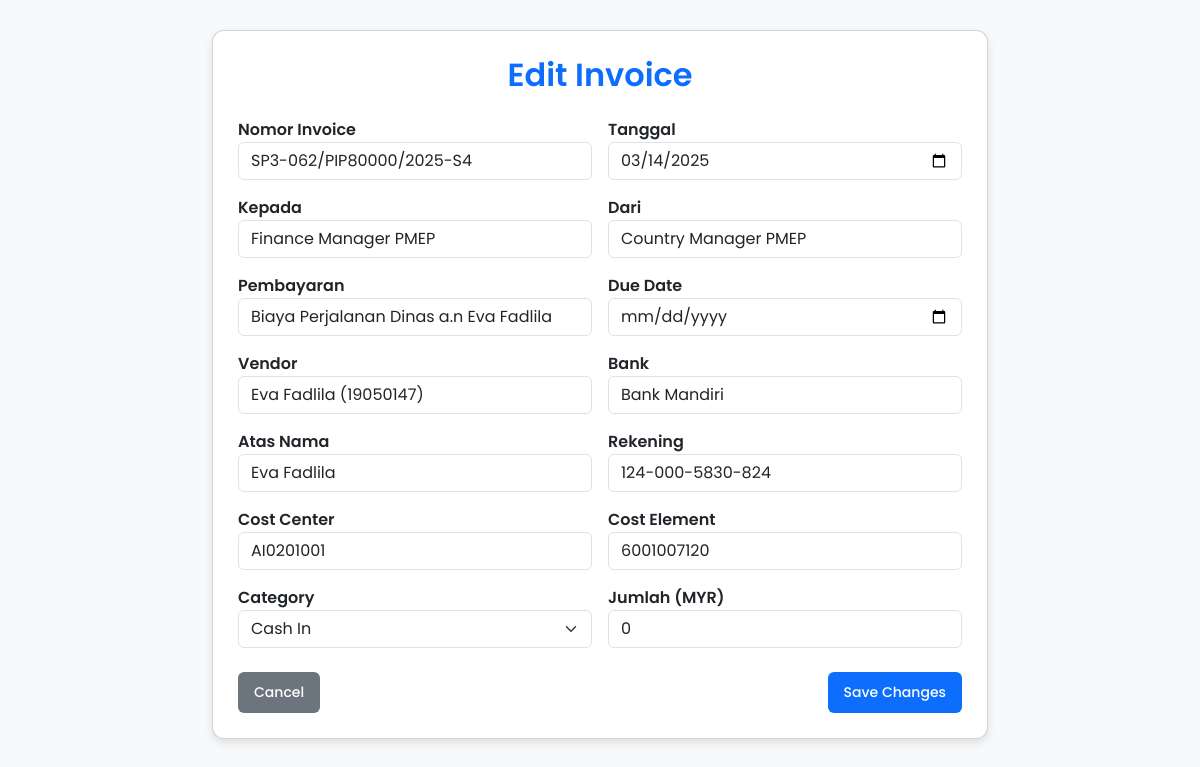
Page /edit/8 on the committed database.
### tables this page shows
CREATE TABLE invoices (
                        id INTEGER PRIMARY KEY AUTOINCREMENT,
                        nomor TEXT,
                        tanggal DATE,
                        kepada TEXT,
                        dari TEXT,
                        pembayaran TEXT,
                        jumlah DECIMAL(10,2),
                        due_date DATE,
                        vendor TEXT,
                        bank TEXT,
                        atas_nama TEXT,
                        rekening TEXT,
                        cost_center TEXT,
                        cost_element TEXT,
                        file_name TEXT
                    );

### app.py (the view, shortened to what this page needs)
@app.route("/edit/<int:invoice_id>", methods=["GET", "POST"])
def edit_invoice(invoice_id):
    conn = get_db_connection()
    cursor = conn.cursor()
    cursor.execute("SELECT * FROM invoices WHERE id=?", (invoice_id,))
    invoice = cursor.fetchone()
    if not invoice:
        flash("Invoice not found!", "error")
        return redirect(url_for("cash_out"))
    conn.close()
    return render_template("edit.html", invoice=invoice)

### app.py (called while the page is built)
def get_db_connection():
    conn = sqlite3.connect(DATABASE)
    conn.row_factory = sqlite3.Row
    return conn

### templates/edit.html (shortened to what this page needs)
<!DOCTYPE html>
<html lang="en">
<head>
    <link href="https://cdn.jsdelivr.net/npm/bootstrap@5.3.0/dist/css/bootstrap.min.css" rel="stylesheet">
    <link rel="stylesheet" href="{{ url_for('static', filename='styles.css') }}">
</head>
<body>
<div class="container">
    <div class="card">
        <h2 class="text-center text-primary mb-4">Edit Invoice</h2>
        <form method="POST">
            <div class="row g-3">
                <div class="col-md-6">
                    <label>Nomor Invoice</label>
                    <input type="text" name="nomor" class="form-control" value="{{ invoice['nomor'] }}" required>
                </div>
                <div class="col-md-6">
                    <label>Tanggal</label>
                    <input type="date" name="tanggal" class="form-control" value="{{ invoice['tanggal'] }}" required>
                </div>
                <div class="col-md-6">
                    <label>Kepada</label>
                    <input type="text" name="kepada" class="form-control" value="{{ invoice['kepada'] }}" required>
                </div>
                <div class="col-md-6">
                    <label>Dari</label>
                    <input type="text" name="dari" class="form-control" value="{{ invoice['dari'] }}" required>
                </div>
                <div class="col-md-6">
                    <label>Pembayaran</label>
                    <input type="text" name="pembayaran" class="form-control" value="{{ invoice['pembayaran'] }}">
                </div>
                <div class="col-md-6">
                    <label>Due Date</label>
                    <input type="date" name="due_date" class="form-control" value="{{ invoice['due_date'] }}">
                </div>
                <div class="col-md-6">
                    <label>Vendor</label>
                    <input type="text" name="vendor" class="form-control" value="{{ invoice['vendor'] }}">
                </div>
                <div class="col-md-6">
                    <label>Bank</label>
                    <input type="text" name="bank" class="form-control" value="{{ invoice['bank'] }}">
                </div>
                <div class="col-md-6">
                    <label>Atas Nama</label>
                    <input type="text" name="atas_nama" class="form-control" value="{{ invoice['atas_nama'] }}">
                </div>
                <div class="col-md-6">
                    <label>Rekening</label>
                    <input type="text" name="rekening" class="form-control" value="{{ invoice['rekening'] }}">
                </div>
                <div class="col-md-6">
                    <label>Cost Center</label>
                    <input type="text" name="cost_center" class="form-control" value="{{ invoice['cost_center'] }}">
                </div>
                <div class="col-md-6">
                    <label>Cost Element</label>
                    <input type="text" name="cost_element" class="form-control" value="{{ invoice['cost_element'] }}">
                </div>
                <div class="col-md-6">
                    <label>Category</label>
                    <select name="category" class="form-select">
                        <option value="Cash In" {% if invoice['category'] == 'Cash In' %}selected{% endif %}>Cash In</option>
                    </select>
                </div>
                <div class="col-md-6">
                    <label>Jumlah (MYR)</label>
                    <input type="number" step="0.01" name="jumlah" class="form-control" value="{{ invoice['jumlah'] }}">
                </div>
            </div>
            <div class="d-flex justify-content-between mt-4">
                <a href="{{ url_for('dashboard') }}" class="btn btn-secondary">Cancel</a>
                <button type="submit" class="btn btn-primary">Save Changes</button>
            </div>
        </form>
    </div>
</div>
</body>
</html>

### static/styles.css (style rules this page uses)
* { margin: 0; padding: 0; box-sizing: border-box; font-family: 'Poppins', sans-serif; }
body { background-color: #f6f7fb; display: flex; color: #333; }
h1, h2 { font-weight: 600; color: #2c2c2c; margin-bottom: 20px; }
button, .btn { border-radius: 6px; font-size: 14px; padding: 10px 16px; font-weight: 500; border: none; cursor: pointer; transition: 0.3s ease; }

### templates/edit.html (style rules this page uses)
body { background-color: #f8f9fa; }
.container { margin-top: 30px; max-width: 800px; }
.card { padding: 25px; border-radius: 12px; box-shadow: 0px 4px 10px rgba(0, 0, 0, 0.1); background: #ffffff; }
label { font-weight: 600; }

### rows in the picture
invoices: nomor "SP3-062/PIP80000/2025-S4", tanggal "03/14/2025", kepada "Finance Manager PMEP", dari "Country Manager PMEP", pembayaran "Biaya Perjalanan Dinas a.n Eva Fadlila", vendor "Eva Fadlila (19050147)", bank "Bank Mandiri", atas_nama "Eva Fadlila", rekening "124-000-5830-824", cost_center "AI0201001", cost_element "6001007120", jumlah "0"
